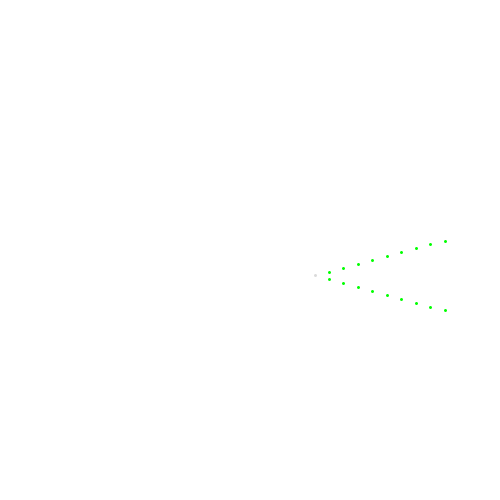
Frame 1 (no input)
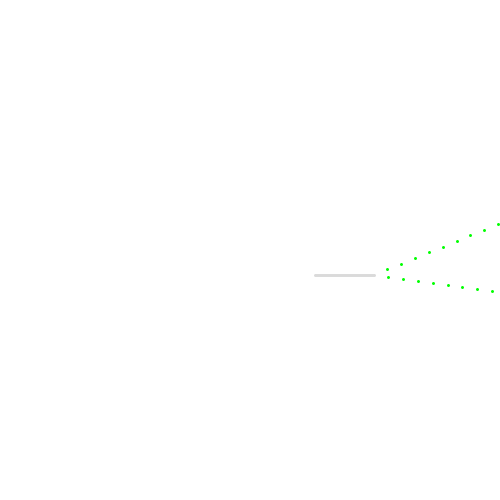
Frame 60 (the mouse pressed at the canvas centre just before this capture)
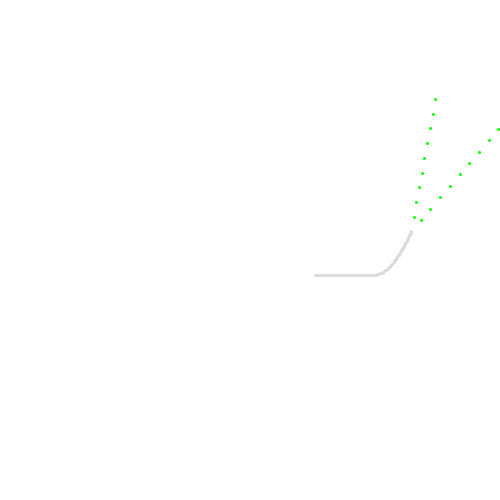
Frame 120 (the mouse held since frame 60 and released just before this capture)

The Processing sketch that drew these frames (run headless with seeded random() and noise(); from frame 60 on, the mouse is pressed at the canvas centre):

// Processing sketch: second_plan_B
// ── second_plan_B.pde
ArrayList<Particle> particles;
Particle part;

PGraphics cvs;
PGraphics hud;

color cback;

float t;

void setup(){
  size(500,500);
  particles = new ArrayList<Particle>();
  cvs = createGraphics(width, height);
  hud = createGraphics(width, height);
  cback = color(255);
  init();
}

void draw_(){
  part.update();
  part.draw();

}
void draw__(){
  for (int i = 0; i<particles.size();i++){
    Particle p = particles.get(i);
    p.update();
    p.draw();
  }

}

void draw(){
  cvs.beginDraw();
  hud.beginDraw();
  hud.clear();
  t = float(frameCount)/10;
  draw_();
  cvs.endDraw();
  hud.endDraw();
  image(cvs, 0,0);
  image(hud, 0,0);
}

void init_part(){
  float x = random(100)+width/2;
  float y = random(100)+height/2;
  part  =(new Particle(x, y, 0,0));
  part.c = color(random(255));
}

void init(){
  t=0;
  cvs.beginDraw();
  hud.beginDraw();
  cvs.clear();
  cvs.background(cback);
  hud.clear();
  cvs.endDraw();
  hud.endDraw();
  particles.clear();
  init_part();
  
  int n = 5;
  
  for (int i = 0; i<n; i++){
    float x = random(width);
    float y = random(height);
    particles.add(new Particle(x, y, 0,0));
    Particle p = particles.get(i);
    p.c = color(random(255), 50);
  }

}

class Particle{
  PVector pos;
  PVector vel;
  PVector acc;
  color c;
  float a;
  float timer;
  float res;
  
  Particle(float x, float y, float vx, float vy){
    pos = new PVector(x, y);
    vel = new PVector(vx, vy);
    acc = new PVector(0, 0);
    vel = new PVector(1, 0);
    c = color(random(255), 0,0);
    a = random(2*TWO_PI);
    timer = 0;
    res = 4;
  }
  
  void draw(){
    cvs.strokeWeight(3);
    cvs.stroke(c);
    cvs.point(pos.x, pos.y);
  }
  
  void update(){
    acc = new PVector(0,0);
    float res = 5;
    float intensity = 1;
    float x = pos.x/width*res;
    float y = pos.y/height*res;
    float noi = mnoise(x, y)*intensity;
    int npoints = 10;
    float dangle = PI/12;
    float col1 = this.collision(vel.copy().rotate(dangle), npoints);
    float col2 = this.collision(vel.copy().rotate(-dangle), npoints);
    float delta = 0;
    if (col1+col2!=0){
      delta = max(col1,col2);
      delta = PI/10 * (npoints-delta)/npoints;
      if (col1>=col2){delta = -delta;}
    }else{
    //delta = noi*TWO_PI*2;
    //delta *= .005;
    }
    PVector cacc = new PVector(-vel.y, vel.x);
    cacc.normalize();
    cacc.mult(delta);
    acc = cacc;
    //PVector vel2 = vel.copy().rotate(delta);
    float m0 = .3;
    //vel = new PVector(lerp(vel.x, vel2.x, m0), lerp(vel.y, vel2.y, m0));
    //vel = vel2;
    vel.add(acc);
    PVector vel2 = vel.copy().normalize();
    
    vel = new PVector(lerp(vel.x, vel2.x, m0), lerp(vel.y, vel2.y, m0));
    //vel.normalize();
    pos.add(vel);
  }
  
  float collision(PVector dir, int npoints){
    float dist = 150;
    float delta = 0;
    for (int i =1;i<npoints;i++){
      float cdist = dist/npoints*i;
      PVector cpos = PVector.add(pos, PVector.mult(dir, cdist));
      hud.stroke(0,255,0);
      hud.strokeWeight(3);
      //cvs.point(cpos.x, cpos.y);
      if (cvs.get(int(cpos.x), int(cpos.y)) != color(cback)){
        hud.stroke(255,0,0);
        hud.strokeWeight(10);
        hud.point(cpos.x, cpos.y);
        delta = i;
        break;
      }
      hud.point(cpos.x, cpos.y);
    }
    return delta;
  }

}

float mnoise(float x, float y){
  return noise(x, y)*2-1;

}

void keyPressed(){
  if (keyCode==32){
    init();
  }

}
